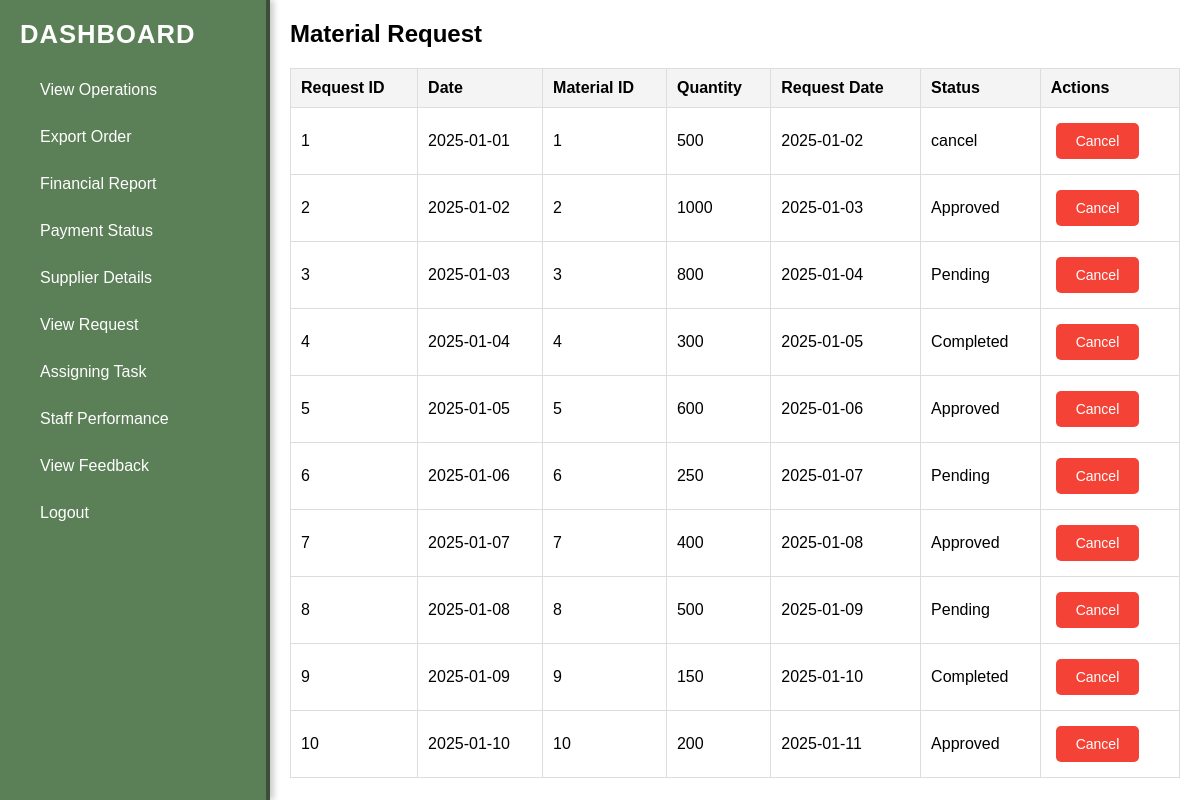
Screenshot of /owmarequest.php with the database file from the repository.
### tables this page shows
CREATE TABLE `mrequest` (
  `rid` int(20) NOT NULL,
  `date` date NOT NULL DEFAULT current_timestamp(),
  `mid` varchar(20) NOT NULL,
  `quantity` int(20) NOT NULL,
  `rsdate` date NOT NULL,
  `status` varchar(20) NOT NULL
);

### owmarequest.php (the view, shortened to what this page needs)
<?php
include('conf.php');
$sql = "SELECT rid, date, mid, quantity, rsdate, status FROM mrequest";
$result = mysqli_query($conn, $sql);
?>
<!DOCTYPE html>
<html lang="en">
<head>
    <link rel="stylesheet" href="superviewshiftchange1.css">
</head>
<body>
    <aside class="sidebar">
        <div class="logo">Dashboard</div>
        <ul class="menu">
        <li><a href="viewoperations.html">View Operations</a></li>
            <li><a href="ownerexportorder.php">Export Order</a></li>
            <li><a href="owfinancial.html">Financial Report</a></li>
            <li><a href="ownerpayment.html">Payment Status</a></li>
            <li><a href="ownersdetail.php">Supplier Details</a></li>
            <li><a href="owmarequest.php">View Request</a></li>
            <li><a href="ownerassigntask.php">Assigning Task</a></li>
            <li><a href="ownerviewfeedback.php">Staff Performance</a></li>
            <li><a href="ownerviewfeedback.php">View Feedback</a></li>
            <li><a href="StDashboard.html">Logout</a></li>
        </ul>
    </aside>
    <main>
        <div class="container">
            <h2>Material Request </h2>
            <table border="1" cellspacing="0" cellpadding="10">
                <thead>
                    <tr>
                        <th>Request ID</th>
                        <th>Date</th>
                        <th>Material ID</th>
                        <th>Quantity</th>
                        <th>Request Date</th>
                        <th>Status</th>
                        <th>Actions</th>
                    </tr>
                </thead>
                <tbody>
                    <?php while ($row = mysqli_fetch_assoc($result)): ?>
                        <tr>
                            <td><?php echo $row['rid']; ?></td>
                            <td><?php echo $row['date']; ?></td>
                            <td><?php echo $row['mid']; ?></td>
                            <td><?php echo $row['quantity']; ?></td>
                            <td><?php echo $row['rsdate']; ?></td>
                            <td><?php echo $row['status']; ?></td>
                            <td>
                                <a href="owmarequest.php?cancel_id=<?php echo $row['rid']; ?>">
                                    <button class="cancel">Cancel</button>
                                </a>
                            </td>
                        </tr>
                    <?php endwhile; ?>
                </tbody>
            </table>
        </div>
    </main>
</body>
</html>

### superviewshiftchange1.css (style rules this page uses)
* { margin: 0; padding: 0; box-sizing: border-box; font-family: 'Arial', sans-serif; }
.sidebar { position: fixed; left: 0; top: 0; width: 270px; height: 100vh; background-color: #5b7f56; color: white; overflow-y: auto; padding: 20px; box-shadow: 4px 0 6px rgba(0, 0, 0, 0.2); border-right: 4px solid #3c4d38; transition: all 0.3s ease; }
.sidebar .logo { font-size: 1.6rem; margin-bottom: 20px; font-weight: bold; text-transform: uppercase; color: #fff; letter-spacing: 1px; }
.sidebar ul { list-style: none; }
.sidebar ul li a { color: white; text-decoration: none; display: block; padding: 12px 20px; border-radius: 5px; transition: background-color 0.3s, padding 0.3s; margin: 5px 0; }
main { margin-left: 270px; padding: 20px; }
table { width: 100%; border-collapse: collapse; margin-top: 20px; }
table th, table td { padding: 10px; text-align: left; border: 1px solid #ddd; }
table th { background-color: #f4f4f4; font-weight: bold; }
table td { background-color: #fff; }
button { padding: 10px 20px; border: none; border-radius: 5px; cursor: pointer; font-size: 14px; margin: 5px; transition: background-color 0.3s; }
button.cancel { background-color: #f44336; color: white; }

### rows the page displays
mrequest: rid "1", date "2025-01-01", mid "1", quantity "500", rsdate "2025-01-02", status "cancel"
mrequest: rid "2", date "2025-01-02", mid "2", quantity "1000", rsdate "2025-01-03", status "Approved"
mrequest: rid "3", date "2025-01-03", mid "3", quantity "800", rsdate "2025-01-04", status "Pending"
mrequest: rid "4", date "2025-01-04", mid "4", quantity "300", rsdate "2025-01-05", status "Completed"
mrequest: rid "5", date "2025-01-05", mid "5", quantity "600", rsdate "2025-01-06", status "Approved"
mrequest: rid "6", date "2025-01-06", mid "6", quantity "250", rsdate "2025-01-07", status "Pending"
mrequest: rid "7", date "2025-01-07", mid "7", quantity "400", rsdate "2025-01-08", status "Approved"
mrequest: rid "8", date "2025-01-08", mid "8", quantity "500", rsdate "2025-01-09", status "Pending"
mrequest: rid "9", date "2025-01-09", mid "9", quantity "150", rsdate "2025-01-10", status "Completed"
mrequest: rid "10", date "2025-01-10", mid "10", quantity "200", rsdate "2025-01-11", status "Approved"
